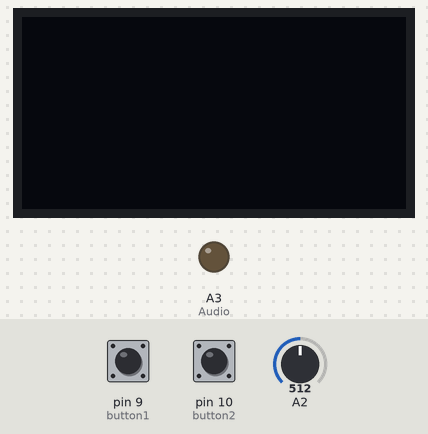
Bench run of a sketch on a simulated Arduino Uno, built with avr-gcc and run on an emulated ATmega328P. Shown: 128×64 one-colour display, output pins drawn as LEDs (lit = HIGH). The inputs (shaded band) are chosen by the test bench; at power-on: pin 9 (button1) HIGH, pin 10 (button2) HIGH, A2 = 512. EEPROM starts erased; what the sketch prints to the serial monitor is not drawn.

Above: at 1.2 s.
1.3 s: pin 9 (button1) pulled LOW for 3.2 s
At 1.3 s:
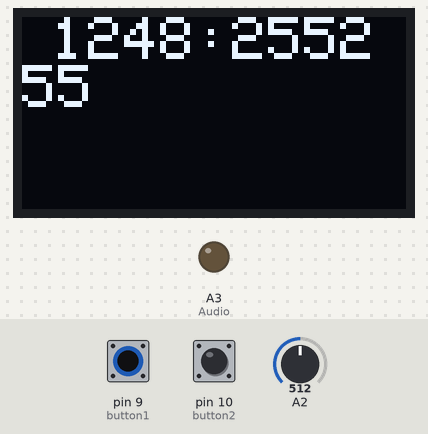
At 5.5 s:
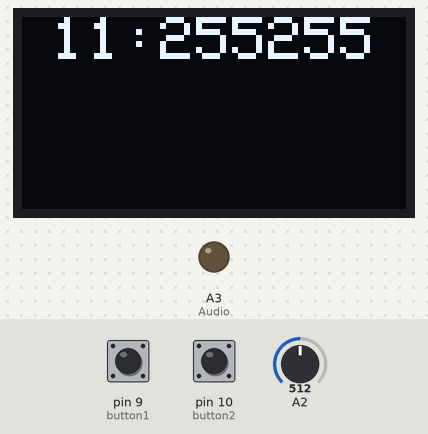
Timing chart, 0 to 7.0 s (numbered marks = the images above; inputs shaded):
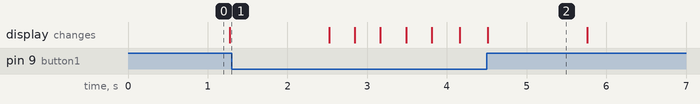

The sketch:

Mini_Clock.ino
```cpp
#include <EEPROM.h>
#include <Wire.h>
#include <Adafruit_GFX.h>
#include <Adafruit_SSD1306.h>
#define OLED_RESET -1
#define button1 9
#define button2 10
#define Audio A3
int Hr[2] = { EEPROM.read(0), EEPROM.read(1) };
int Min[2] = { EEPROM.read(2), EEPROM.read(3) };
int Sec[2] = { 0, 0 };
int hour;
int check_state = 0;
char time[6];
int minute;
int second;
int mess = 0;
char massage[20];
int checkMin = 0;
int checkSec = 0;
int button_s1, button_s2;
int delay_ = 50;
const unsigned int X_AXIS_PIN = 2;
const unsigned int Y_AXIS_PIN = 1;
const unsigned int Z_AXIS_PIN = 0;
const unsigned int NUM_AXES = 3;
const unsigned int PINS[NUM_AXES] = { X_AXIS_PIN, Y_AXIS_PIN, Z_AXIS_PIN };
const unsigned int BUFFER_SIZE = 16;
const unsigned int BAUD_RATE = 9600;
int buffer[NUM_AXES][BUFFER_SIZE];
int buffer_pos[NUM_AXES] = { 0 };
Adafruit_SSD1306 OLED(OLED_RESET);

void setup() {
  Serial.begin(9600);
  OLED.begin(SSD1306_SWITCHCAPVCC, 0x3C);
  pinMode(Audio, OUTPUT);
  pinMode(button1, INPUT_PULLUP);
  pinMode(button2, INPUT_PULLUP);
  digitalWrite(Audio, LOW);
}


void loop() {
  Serial.print(Hr[0]);
  Serial.print(Hr[1]);
  Serial.print(":");
  Serial.print(Min[0]);
  Serial.print(Min[1]);
  Serial.print(":");
  Serial.print(Sec[0]);
  Serial.print(Sec[1]);
  Serial.println();


  button_s1 = digitalRead(button1);
  button_s2 = digitalRead(button2);
  //Serial.println(button_s1);

  //SECOND
  if (Sec[0] < 6) {
    Sec[1]++;
    if (Sec[1] == 10) {
      Sec[0]++;
      Sec[1] = 0;
      if (Sec[0] == 6) {
        Sec[0] = 0;
        Sec[1] = 0;
        checkSec = 1;
      }
    }
  }

  //MINUTE
  if (checkSec == 1) {
    if (Min[0] < 6) {
      Min[1]++;
      if (Min[1] == 10) {
        Min[0]++;
        Min[1] = 0;
        if (Min[0] == 6) {
          Min[0] = 0;
          Min[1] = 0;
          checkMin = 1;
        }
      }
    }
    checkSec = 0;
  }

  //HOUR

  if (checkMin == 1) {
    Hr[1]++;
    if (Hr[0] == 2) {
      if (Hr[1] >= 4) {
        Hr[1] = 0;
        Hr[0] = 0;
      }
    } else {
      if (Hr[1] >= 10) {
        Hr[0]++;
        Hr[1] = 0;
      }
    }
    checkMin = 0;
  }

  //input
  get_massage();
  check_save();

  Serial.println(hour);
  Oled();
}

void get_massage() {
  //check serial
  while (Serial.available() > 0) {
    char save = Serial.read();
    if (save != '\n') {
      massage[mess] = (char)save;
      mess++;
    } else {
      massage[mess] = '\0';
      mess = 0;
    }
  }
}
void check_rom() {
  Serial.println("---------------------");
  Serial.print(EEPROM.read(0));
  Serial.print(EEPROM.read(1));
  Serial.print(":");
  Serial.print(EEPROM.read(2));
  Serial.println(EEPROM.read(3));
  delay(1000);
}

void check_save() {
  if (massage[0] == 's') {
    Serial.println('----------Save------------');
    delay(200);
    EEPROM.write(0, (int)massage[2] - 48);
    EEPROM.write(1, (int)massage[3] - 48);
    EEPROM.write(2, (int)massage[5] - 48);
    EEPROM.write(3, (int)massage[6] - 48);
    Hr[0] = (int)massage[2] - 48;
    Hr[1] = (int)massage[3] - 48;
    Min[0] = (int)massage[5] - 48;
    Min[1] = (int)massage[6] - 48;
  }
  if (button_s1 == 1) {
    Serial.println('----------Save------------');
    delay(200);
    EEPROM.write(0, Hr[0]);
    EEPROM.write(1, Hr[1]);
    EEPROM.write(2, Min[0]);
    EEPROM.write(3, Min[1]);
    check_rom();
  }
  massage[0] = ' ';
  //if ((millis()- debouce_time > delay)
  if (button_s2 == 1) {
    //debounce_time = millis();
    check_state = !check_state;
    int timezone = 7;
    if (check_state == 1) {
      Hr[1] = Hr[1] + 7;
      if (Hr[0] >= 2 && Hr[1] >= 4) {
        Hr[0] = 0;
        Hr[1] -= 4;
      }
      if (Hr[0] <= 1 && Hr[1] >= 10) {
        Hr[0]++;
        Hr[1] = Hr[1] - 10;
        if (Hr[0] >= 2 && Hr[1] >= 4) {
          Hr[0] = 0;
          Hr[1] -= 4;
        }
      }
    } else {
      Hr[1] -= 7;
      if (Hr[1] < 0 && Hr[0] >= 1) {
        Hr[0]--;
        Hr[1] += 10;
      }
      if (Hr[1] < 0 && Hr[0] < 1) {
        Hr[0] = 2;
        Hr[1] += 4;
        if (Hr[1] < 0 && Hr[0] >= 1) {
          Hr[0]--;
          Hr[1] += 10;
        }
      }
    }
  }
}


void Oled() {
  OLED.clearDisplay();
  OLED.setTextColor(WHITE);
  OLED.setCursor(10, 0);
  OLED.setTextSize(2);
  Serial.println(get_x());
  if (get_x() <= 391) {
    OLED.setRotation(2);
  } else if (get_x() >= 400) {
    OLED.setRotation(0);
  }

  OLED.print(Hr[0]);
  OLED.print(Hr[1]);
  OLED.print(":");
  OLED.print(Min[0]);
  OLED.print(Min[1]);
  OLED.display();
}
int get_axis(const int axis) {
  delay(1);
  buffer[axis][buffer_pos[axis]] = analogRead(PINS[axis]);
  buffer_pos[axis] = (buffer_pos[axis] + 1) % BUFFER_SIZE;
  long sum = 0;
  for (unsigned int i = 0; i < BUFFER_SIZE; i++) sum += buffer[axis][i];
  return round(sum / BUFFER_SIZE);
}
int get_x() {
  return get_axis(0);
}
int get_y() {
  return get_axis(1);
}
int get_z() {
  return get_axis(2);
}
```

Measured:
- what the display in image 2 shows lasts 1.3 s, from 4.5 s to 5.8 s
